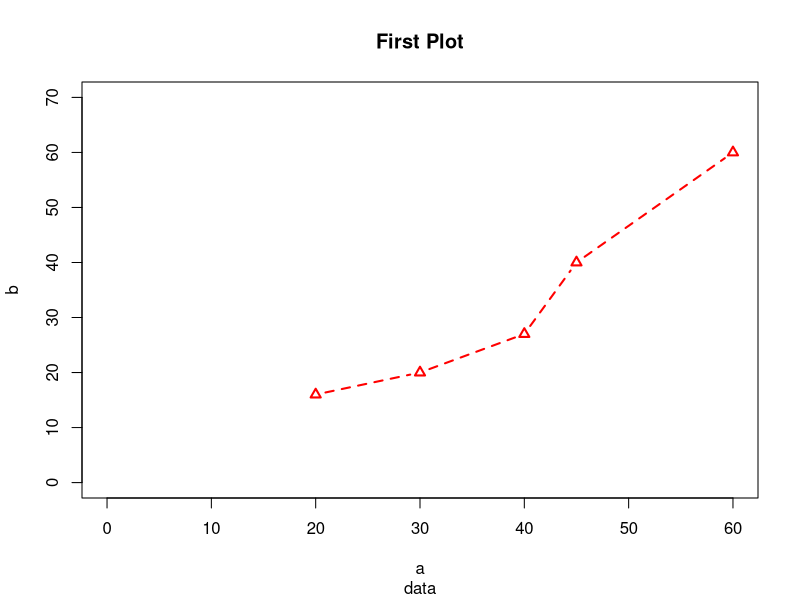

The R script that drew this image:
a <- c(20,30,40,45,60)
b <- c(16,20,27,40,60)
c <- c(15,18,25,31,40)
plot(a,b,type="b",col="red",
     lty=2,pch=2,lwd=2,
     main="First Plot",
     sub="data",
     xlab="a",ylab="b",
     xlim=c(0,60),ylim=c(0,70))